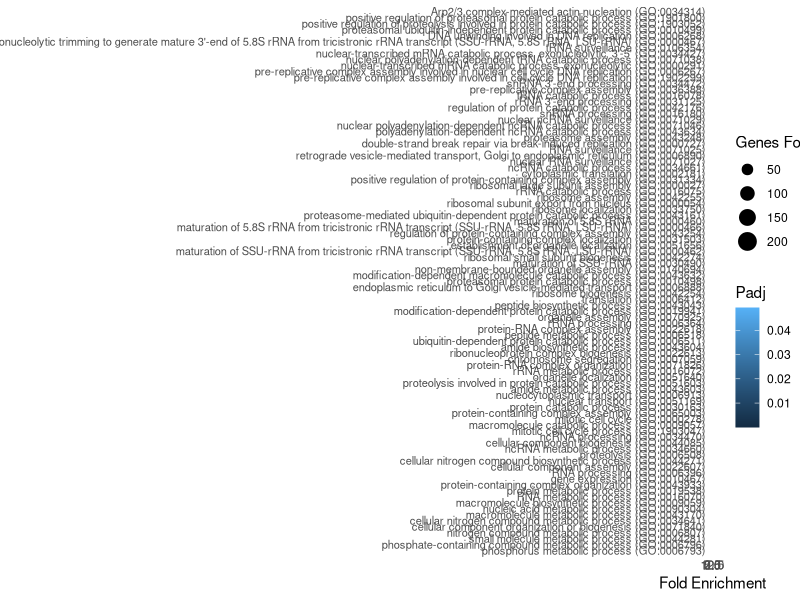

Source code (R):
library(ggplot2)
library(stringr)

setwd("~/CiBERopt_main/CiBERsupp/ciberOpt_supp2/DNAgoTerms/")

go = read.csv("GOterms_DNA.csv")
colnames(go) = go[7,]
go = go[8:nrow(go),]

###generate full table for supplement
go$Padj = as.numeric(go$`sig_up_dna_ids.txt (P-value)`)
go$found = as.numeric(go$`sig_up_dna_ids.txt (344)`)
go$fold_enrichment = as.numeric(go$`sig_up_dna_ids.txt (fold Enrichment)`)
go$GO_process <- factor(go$`GO biological process complete`, 
                              levels = go$`GO biological process complete`[order(go$fold_enrichment)])



full_terms_up = ggplot(go, aes(x = fold_enrichment, y =GO_process, color=Padj,size=found)) + 
  geom_point() + labs(x = "Fold Enrichment", y = "GO Term") + 
  guides(size = guide_legend(title = "Genes Found")) + 
  theme_minimal()  +  theme(axis.text.y = element_text(size = 8))


if(!(file.exists('dna_up_terms.pdf'))){
  ggsave('dna_up_terms.pdf',full_terms_up)
  
}